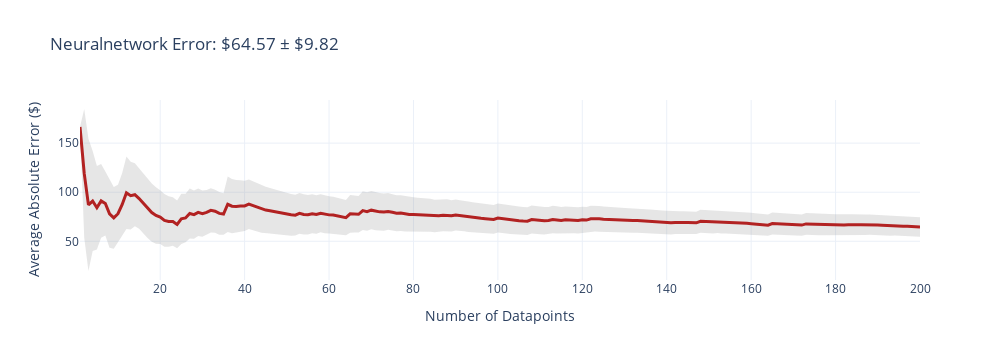
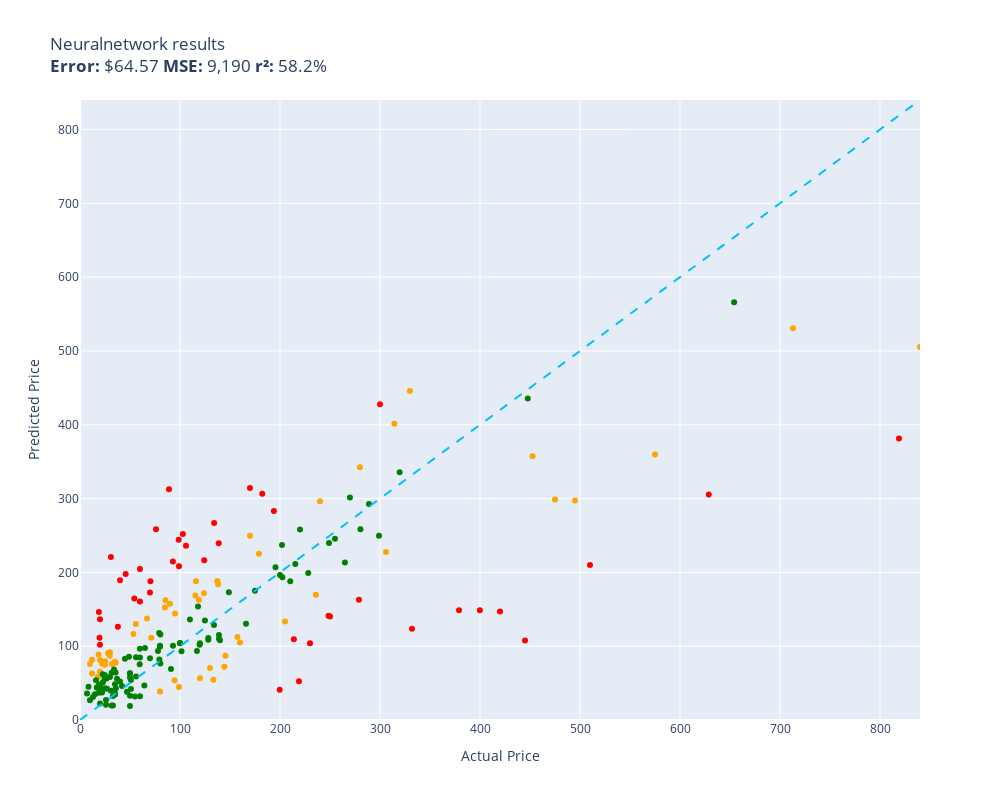

Notebook code cell kept with these figures, in order:
### Code cell
evaluate(neuralnetwork, test)

### Figure 1 — Plotly figure (JSON) as saved in the notebook; plotly's stock layout.template omitted (floating-point values rounded to 4 significant figures; data arrays with more than 128 entries replaced by an {"elided": "..."} marker saying what was removed)
{"data": [{"fill": "toself", "fillcolor": "rgba(128,128,128,0.2)", "hoverinfo": "skip", "line": {"color": "rgba(255,255,255,0)"}, "name": "95% CI", "showlegend": false, "type": "scatter", "x": {"elided": "400 int values"}, "y": {"elided": "400 float values"}}, {"customdata": {"elided": "200x1 float values"}, "hovertemplate": "n=%{x}<br>Avg Error=$%{y:,.2f}<br>±95% CI=$%{customdata[0]:,.2f}<extra></extra>", "line": {"color": "firebrick", "width": 3}, "mode": "lines", "name": "Cumulative Avg Error", "type": "scatter", "x": {"elided": "200 int values"}, "y": {"elided": "200 float values"}}], "layout": {"height": 360, "showlegend": false, "title": {"text": "Neuralnetwork Error: $64.57 ± $9.82"}, "width": 1000, "xaxis": {"title": {"text": "Number of Datapoints"}}, "yaxis": {"title": {"text": "Average Absolute Error ($)"}}}}

### Figure 2 — Plotly figure (JSON) as saved in the notebook; plotly's stock layout.template omitted (floating-point values rounded to 4 significant figures)
{"data": [{"customdata": [["Old Blood Noise Excess V2 Distortion Cho...\nGuess=$52.47 Actual=$219.00"], ["EXMAX NG-10X Fresnel Lens Focusing Adapt...\nGuess=$172.58 Actual=$69.98"], ["RBC12-UPC Replacement Battery Cartridge ...\nGuess=$104.07 Actual=$229.99"], ["Metabo HPT 36V MultiVolt™ Cordless Rotar...\nGuess=$148.54 Actual=$379.00"], ["Innovative Percussion CB-6 Chamois Bass ...\nGuess=$164.44 Actual=$54.32"], ["Bam Trekking 3027SB Single Black Clarine...\nGuess=$123.60 Actual=$332.00"], ["Aolemi Oil Rubbed Bronze Single Function...\nGuess=$244.20 Actual=$98.65"], ["10GBase-LR SFP+ Transceiver, Handar 10GB...\nGuess=$136.47 Actual=$19.99"], ["Deco Mount Pro Tripod Microphone Stand w...\nGuess=$204.74 Actual=$59.95"], ["Canon EOS Rebel T7 Digital SLR Camera wi...\nGuess=$381.51 Actual=$819.00"], ["Travelpro Platinum Elite Slim Business L...\nGuess=$109.48 Actual=$213.83"], ["Southwire 120V/15A Right Angle User Atta...\nGuess=$126.25 Actual=$37.87"], ["JRready ST6313 DT Deutsch Connector Kit,...\nGuess=$41.08 Actual=$199.68"], ["Diversitech WG840585 Motor, (Ddb) 1/3Hp,...\nGuess=$266.90 Actual=$134.12"], ["MC: Pindicator (Dual Intensity Amber)\nGuess=$189.42 Actual=$40.00"], ["Poison Spyder 10-08-020 Rocker Knocker\nGuess=$305.45 Actual=$628.76"], ["Lighted Triangle Mirror Cabinet Bathroom...\nGuess=$107.78 Actual=$445.00"], ["BESTILL Wall Mounted Shower Faucet Set, ...\nGuess=$258.48 Actual=$76.00"], ["Engine Thermostat, Replace 19301-PAA-306...\nGuess=$146.42 Actual=$18.89"], ["Dell Optiplex 390 Desktop Computer i3 3....\nGuess=$216.42 Actual=$124.27"], ["LEGO Marvel Avengers War Machine Buster ...\nGuess=$160.61 Actual=$59.95"], ["ANZO USA 111207 GMC SIERRA 99-06 / YUKON...\nGuess=$306.54 Actual=$182.28"], ["KOHLER K-1185540-CP Assembly-Slider\nGuess=$197.90 Actual=$45.67"], ["Canon Sure Shot 90u 35mm Date Camera\nGuess=$148.85 Actual=$399.89"], ["Wilkinson LOW GAUSS Vintage Tone Strat S...\nGuess=$220.91 Actual=$30.93"], ["Ibanez M510OVS Acoustic Mandolin in Vint...\nGuess=$314.16 Actual=$169.99"], ["Chalkboard Name Badges with Magnetic Bac...\nGuess=$102.07 Actual=$19.95"], ["GENUINE VOLVO THERMOSTAT (3.0, 3.2) S60 ...\nGuess=$252.07 Actual=$102.85"], ["CradlePoint Compact Broadband Router (CB...\nGuess=$312.67 Actual=$89.00"], ["Pyle Wireless Rear View Backup Camera - ...\nGuess=$188.11 Actual=$70.45"], ["Auertech Portable Washing Machine, 14lbs...\nGuess=$208.30 Actual=$98.99"], ["Music Hall pa15.3 MM/MC Phono Preamplifi...\nGuess=$140.10 Actual=$250.00"], ["Lorell Bell Chair Glide, 2.5\", Black\nGuess=$111.58 Actual=$19.50"], ["4 Inches Rolled Muffler Tip Catback Exha...\nGuess=$283.32 Actual=$193.88"], ["Competition Clutch Disc and Pressure Pla...\nGuess=$209.96 Actual=$510.00"], ["KUNFINE Android Radio CarPlay & Android ...\nGuess=$236.15 Actual=$106.00"], ["VIPMOTOZ Sequential Turn Signal Premium ...\nGuess=$162.91 Actual=$278.94"], ["Pacific Drums PDCM1618TTRB 16 x 18 Inche...\nGuess=$146.97 Actual=$419.99"], ["Blanco 230966 Valea Stainless Steel Sink...\nGuess=$214.58 Actual=$92.88"], ["HP Laserjet 2100 Laser Printer W/Test Pr...\nGuess=$427.78 Actual=$299.98"], ["PowerSport Front Rear Brakes and Rotors ...\nGuess=$141.20 Actual=$248.51"], ["Garmin 010-12402-10 GT15M-TM Transom-Mou...\nGuess=$239.31 Actual=$138.74"]], "hovertemplate": "%{customdata[0]}<extra></extra>", "legendgroup": "red", "marker": {"color": "red", "size": 6, "symbol": "circle"}, "mode": "markers", "name": "red", "orientation": "v", "showlegend": true, "type": "scatter", "x": [219.0, 69.98, 230.0, 379.0, 54.32, 332.0, 98.65, 19.99, 59.95, 819.0, 213.8, 37.87, 199.7, 134.1, 40.0, 628.8, 445.0, 76.0, 18.89, 124.3, 59.95, 182.3, 45.67, 399.9, 30.93, 170.0, 19.95, 102.8, 89.0, 70.45, 98.99, 250.0, 19.5, 193.9, 510.0, 106.0, 278.9, 420.0, 92.88, 300.0, 248.5, 138.7], "xaxis": "x", "y": [52.47, 172.6, 104.1, 148.5, 164.4, 123.6, 244.2, 136.5, 204.7, 381.5, 109.5, 126.2, 41.08, 266.9, 189.4, 305.5, 107.8, 258.5, 146.4, 216.4, 160.6, 306.5, 197.9, 148.8, 220.9, 314.2, 102.1, 252.1, 312.7, 188.1, 208.3, 140.1, 111.6, 283.3, 210.0, 236.1, 162.9, 147.0, 214.6, 427.8, 141.2, 239.3], "yaxis": "y"}, {"customdata": [["telpo Headlight Assembly Fit For 15 Camr...\nGuess=$187.86 Actual=$115.99"], ["Stand for Raven Pro Document Scanner - P...\nGuess=$87.00 Actual=$29.85"], ["SuppliesOutlet Compatible Toner Cartridg...\nGuess=$72.05 Actual=$144.29"], ["8544771 Dryer Heating Element, 279816 Th...\nGuess=$77.51 Actual=$35.74"], ["Pump Head TBVECHI 175PSI 4KW 5.5HP 21CFM...\nGuess=$445.77 Actual=$329.90"], ["Bam France 2002XL Contoured Hightech Bla...\nGuess=$530.77 Actual=$713.00"], ["46mm Digital Pro High-Resolution Close-U...\nGuess=$81.18 Actual=$19.99"], ["PEMP E65 E66 CDC Simulate Optical Fiber ...\nGuess=$162.46 Actual=$119.00"], ["CORSAIR Dominator Platinum RGB 32GB (2x1...\nGuess=$171.69 Actual=$124.00"], ["HK SYSTEMS 13\" Heavy Duty Black \"Push\" O...\nGuess=$152.45 Actual=$84.95"], ["DEWALT 20V MAX* XR Impact Driver with Bl...\nGuess=$357.45 Actual=$452.53"], ["Mini PC, Kinupute Desktop Computer E3-12...\nGuess=$297.34 Actual=$495.00"], ["June Garden 12\" Sweet Dolly Charlotte - ...\nGuess=$65.26 Actual=$19.99"], ["Clementoni 39132.5 Jigsaw Puzzle 1,000 P...\nGuess=$38.48 Actual=$79.95"], ["GanFindX Portable Car Hand Controls for ...\nGuess=$104.99 Actual=$159.90"], ["Scranton & Co 3 Drawer Mobile File Cabin...\nGuess=$168.75 Actual=$115.35"], ["Task T24287 Roman Ogee Router Bit with 1...\nGuess=$129.98 Actual=$55.88"], ["DALDED LED Light Kit for Lego Sonic Gree...\nGuess=$74.97 Actual=$24.99"], ["152MM Hole Saws M42 Bi-Metal High Speed ...\nGuess=$58.62 Actual=$17.99"], ["Wenger City Upgrade Laptop Backpack with...\nGuess=$87.02 Actual=$145.42"], ["3D Tree Hole Branches 075 Stair Risers D...\nGuess=$70.45 Actual=$129.99"], ["KOHLER 18865-CP Filtered Water Faucet, P...\nGuess=$298.66 Actual=$475.00"], ["Projector, CRAZVIEW Projector with WiFi ...\nGuess=$116.67 Actual=$53.40"], ["Laisomeke Waterproof Junction Box, Unive...\nGuess=$62.95 Actual=$11.99"], ["Sumerain S1339CM Double Handle Widesprea...\nGuess=$169.85 Actual=$235.86"], ["DIMARZIO 204284 DP 163FBK Blues Bucker G...\nGuess=$157.40 Actual=$89.99"], ["VLAND LED Smoked Taillights Compatible F...\nGuess=$296.38 Actual=$239.99"], ["Trail Gear Twin Stick Kit for Top Shift ...\nGuess=$342.47 Actual=$279.92"], ["Neporal Full Spectrum Light Bulb, 6000K ...\nGuess=$88.70 Actual=$18.59"], ["Pidoko Kids Train Table, Grey with 90 Pc...\nGuess=$56.70 Actual=$119.97"], ["Satco S9596, 4 Count (Pack of 1), 4.18\nGuess=$81.51 Actual=$12.00"], ["Ceramic Talavera Mexican Tile 4x4\", 9 Pi...\nGuess=$91.65 Actual=$29.95"], ["Marvel Legends Series X-Men 6-Inch Archa...\nGuess=$44.57 Actual=$98.95"], ["Kingston Brass KS269SN Kingston Clawfoot...\nGuess=$227.72 Actual=$305.99"], ["Trim Kit for 2-handle Shower & Tub Valve...\nGuess=$144.40 Actual=$94.99"], ["Grey Pneumatic 1311SD Impact Socket Set\nGuess=$112.60 Actual=$157.43"], ["Walker Exhaust Ultra EPA 16478 Direct Fi...\nGuess=$359.73 Actual=$574.99"], ["Royal Designs, Inc. Decorative Abundant ...\nGuess=$79.66 Actual=$24.95"], ["AC Compressor & A/C Kit For BMW 335i 335...\nGuess=$401.51 Actual=$314.41"], ["18 Inch White Undermount Kitchen Sink - ...\nGuess=$225.07 Actual=$179.00"], ["Amana Tool - SC587 Carbide Tipped 3-Wing...\nGuess=$111.47 Actual=$71.23"], ["Evan Fischer Radiator Cooling Fan Assemb...\nGuess=$188.45 Actual=$137.34"], ["ECCPP Power Steering Pump for 2009-2010 ...\nGuess=$162.25 Actual=$85.48"], ["SP Air Corporation SP-8102BU 1/4-Inch He...\nGuess=$133.34 Actual=$204.99"], ["ASUS VY279HE-W 27” 1080P Monitor - White...\nGuess=$183.79 Actual=$138.10"], ["CTLAMP XL-2100 Professional Quality XL-2...\nGuess=$75.93 Actual=$32.00"], ["Dell XPS 13 9343-2727SLV 13.3\" Full HD S...\nGuess=$505.32 Actual=$839.99"], ["Replacement Remote Control fit for Sony ...\nGuess=$75.88 Actual=$9.99"], ["Glovion Music Stand Light, Clip On Piano...\nGuess=$90.35 Actual=$27.99"], ["Intex River Run Connect Lounge (Four)\nGuess=$53.89 Actual=$94.49"], ["VTech Strum and Jam Kidi Musical Guitar ...\nGuess=$76.51 Actual=$21.99"], ["Targus CityGear Durable Backpack, Black,...\nGuess=$54.53 Actual=$133.43"], ["KZ ZS10 Pro in Ear Monitor Headphone KZ ...\nGuess=$137.48 Actual=$66.99"], ["Jada Toys Ryan's World Combo Panda Airli...\nGuess=$79.06 Actual=$34.94"], ["Xiaomi Redmi 10 2022 NFC 4G LTE (128GB +...\nGuess=$249.62 Actual=$169.99"]], "hovertemplate": "%{customdata[0]}<extra></extra>", "legendgroup": "orange", "marker": {"color": "orange", "size": 6, "symbol": "circle"}, "mode": "markers", "name": "orange", "orientation": "v", "showlegend": true, "type": "scatter", "x": [116.0, 29.85, 144.3, 35.74, 329.9, 713.0, 19.99, 119.0, 124.0, 84.95, 452.5, 495.0, 19.99, 79.95, 159.9, 115.3, 55.88, 24.99, 17.99, 145.4, 130.0, 475.0, 53.4, 11.99, 235.9, 89.99, 240.0, 279.9, 18.59, 120.0, 12.0, 29.95, 98.95, 306.0, 94.99, 157.4, 575.0, 24.95, 314.4, 179.0, 71.23, 137.3, 85.48, 205.0, 138.1, 32.0, 840.0, 9.99, 27.99, 94.49, 21.99, 133.4, 66.99, 34.94, 170.0], "xaxis": "x", "y": [187.9, 87.0, 72.05, 77.51, 445.8, 530.8, 81.18, 162.5, 171.7, 152.4, 357.5, 297.3, 65.26, 38.48, 105.0, 168.7, 130.0, 74.97, 58.62, 87.02, 70.45, 298.7, 116.7, 62.95, 169.9, 157.4, 296.4, 342.5, 88.7, 56.7, 81.51, 91.65, 44.57, 227.7, 144.4, 112.6, 359.7, 79.66, 401.5, 225.1, 111.5, 188.5, 162.3, 133.3, 183.8, 75.93, 505.3, 75.88, 90.35, 53.89, 76.51, 54.53, 137.5, 79.06, 249.6], "yaxis": "y"}, {"customdata": [["NewPower99 Battery Kit for Samsung Galax...\nGuess=$31.92 Actual=$54.95"], ["ACDelco GM Original Equipment FW339 Fron...\nGuess=$211.23 Actual=$215.33"], ["Panasonic KX-TG6511B DECT 6.0 PLUS Expan...\nGuess=$117.72 Actual=$79.20"], ["LOVE MEI Galaxy S10 Lite Case, Military ...\nGuess=$19.58 Actual=$32.98"], ["GJY Portable TV,10.6 inch Mini TV for AT...\nGuess=$82.08 Actual=$79.36"], ["LD Products Compatible Toner Cartridge R...\nGuess=$57.56 Actual=$49.98"], ["APS iBoard 6-inch Aluminum (Black Powder...\nGuess=$187.92 Actual=$210.23"], ["Intermatic PX300 12V 300W Transformer wi...\nGuess=$128.65 Actual=$134.00"], ["SKB iSeries 3i-13096-6KP Case for BlackM...\nGuess=$175.20 Actual=$174.99"], ["KOMPUTERBAY 4GB 2X 2GB DDR2 1066MHz PC2-...\nGuess=$76.41 Actual=$80.34"], ["Evergreen HSHB2005 Cylinder Head Gasket ...\nGuess=$75.70 Actual=$59.69"], ["15\" Locking Shower Head Extension Arm in...\nGuess=$100.73 Actual=$79.95"], ["Mylites+ Standard Comic Book Mylar Sleev...\nGuess=$48.46 Actual=$34.99"], ["Tidal Front + Rear Fender Flares 4PC Poc...\nGuess=$245.40 Actual=$254.99"], ["Dakota Alert MURS Alert Probe Sensor - M...\nGuess=$258.03 Actual=$219.99"], ["Baseball Backpacks Large 18 Inch Bookbag...\nGuess=$63.94 Actual=$31.77"], ["AUTOFREE LED Tail Lights Assembly Compat...\nGuess=$237.15 Actual=$201.99"], ["Adams Check Payment and Deposit Register...\nGuess=$64.44 Actual=$35.49"], ["Fjallraven, Kanken Laptop 15\" Backpack f...\nGuess=$102.12 Actual=$119.65"], ["Retevis RT68 Soft Earhook Walkie Talkie ...\nGuess=$35.99 Actual=$6.99"], ["Evan-Fischer Front Bumper Cover Compatib...\nGuess=$193.28 Actual=$202.38"], ["Webcem Solar Shed Light Outdoor Indoor, ...\nGuess=$93.36 Actual=$77.96"], ["Festool 492370 Platin 2 S1000 Grit 6-Inc...\nGuess=$69.09 Actual=$91.00"], ["Western Digital Enterprise RE4-GP 2TB SA...\nGuess=$136.05 Actual=$109.95"], ["PM Auto Front Right Quick Complete Strut...\nGuess=$134.67 Actual=$124.94"], ["Tablet PC Cover Compatible with Lenovo T...\nGuess=$19.78 Actual=$31.61"], ["Miyaya@ Funny Animal Masks Collection fo...\nGuess=$44.48 Actual=$16.99"], ["Ultra Duster Canned Air Net 10 Oz 6-Pack\nGuess=$63.07 Actual=$49.90"], ["Beck/Arnley 0421945 Air Filter\nGuess=$43.18 Actual=$35.87"], ["IQShield Screen Protector Compatible wit...\nGuess=$26.91 Actual=$9.95"], ["Liberty Imports 12 Pack: US Military Toy...\nGuess=$43.71 Actual=$16.98"], ["Intrepid International Dressage Letters-...\nGuess=$42.25 Actual=$26.99"], ["EMART Photography C Stand with Boom Arm,...\nGuess=$103.88 Actual=$119.99"], ["KUNN Small Electrician Tool Pouch Utilit...\nGuess=$37.26 Actual=$21.99"], ["iPhone 12/12 Pro Nicaragua Guardabarranc...\nGuess=$22.39 Actual=$19.97"], ["Replacement Remote Control for PANASONIC...\nGuess=$36.12 Actual=$34.95"], ["KS K-STORM Replacement Silicone Mushroom...\nGuess=$44.95 Actual=$8.50"], ["Pioneer 2AM401-BN Two Handle Kitchen Fau...\nGuess=$199.25 Actual=$228.22"], ["LSSAGOON Backpack for Women Teen Kids Gi...\nGuess=$68.44 Actual=$33.99"], ["Aeromotive 13304 Regulator, X1 Adjustabl...\nGuess=$301.52 Actual=$269.95"], ["4LT LUMINETTE Vanity Opal GLS BSN\nGuess=$103.85 Actual=$99.99"], ["4pc Wheel Spacers Adapters 4\" (2inch Per...\nGuess=$93.47 Actual=$116.95"], ["GE RPWF SmartWater Comparable Refrigerat...\nGuess=$55.98 Actual=$36.99"], ["Urth 62mm UV, Circular Polarizing (CPL),...\nGuess=$110.10 Actual=$139.00"], ["MGP Caliper Covers 39011SACURD Red Powde...\nGuess=$239.95 Actual=$249.00"], ["LSI Broadcom SAS 9300-8i 8-port 12Gb/s S...\nGuess=$153.84 Actual=$118.00"], ["NewFantasia Replacement Audio Cable with...\nGuess=$39.70 Actual=$31.00"], ["Mikrotik RB3011UIAS-RM RouterBOARD 10xGi...\nGuess=$249.70 Actual=$299.00"], ["MONOCARBON Forged Carbon Fiber Case for ...\nGuess=$32.03 Actual=$59.99"], ["DuraGo 29515020 Front Hub Assembly\nGuess=$108.75 Actual=$128.34"], ["MXR Carbon Copy Deluxe Analog Delay Guit...\nGuess=$207.02 Actual=$195.50"], ["Berta (6 Pieces) 1-1/4 inch Overlay, 90 ...\nGuess=$55.92 Actual=$24.66"], ["Linkloos Solar Street Lights Outdoor Wat...\nGuess=$84.92 Actual=$55.99"], ["USB Charger, CIVIE High Speed 60W Multip...\nGuess=$53.83 Actual=$15.99"], ["Cardone 84-58642 New HEI Electronic Dist...\nGuess=$130.49 Actual=$165.99"], ["Universal Power Group 12V 100Ah Sealed L...\nGuess=$196.43 Actual=$199.99"], ["Hp Pavilion P7-1257c Motherboard Aahd3-h...\nGuess=$96.64 Actual=$59.86"], ["Kastar Battery Pack Replacement for Sony...\nGuess=$47.50 Actual=$19.99"], ["New Replacement seat cover fits Yamaha M...\nGuess=$115.22 Actual=$138.95"], ["AZX Stylus Pencil for Apple iPad Pro 202...\nGuess=$58.13 Actual=$29.99"], ["UPR Mach 1 Chin Spoiler Fits 94-98 Musta...\nGuess=$97.49 Actual=$64.99"], ["Raspberry Pi 3 Model B+ Aluminum Case Me...\nGuess=$34.78 Actual=$14.99"], ["Skullcandy Hesh Evo Bluetooth Headphones...\nGuess=$83.79 Actual=$69.99"], ["ROHL WSGUM3018WH Wire Sink Grids, White\nGuess=$111.04 Actual=$128.28"], ["LCD Screen for Dell Inspiron 17R 17.3\" H...\nGuess=$46.72 Actual=$64.37"], ["Diversitech UC2436-3 Ultralite Condenser...\nGuess=$115.86 Actual=$80.39"], ["200 ' feet True 14 Gauge AWG CCA Speaker...\nGuess=$82.86 Actual=$44.95"], ["APS iBoard (304 Stainless Steel Polished...\nGuess=$213.38 Actual=$264.95"], ["200 Couples Conversation Cards - Enjoy B...\nGuess=$32.56 Actual=$32.97"], ["The Puppet Company - Carpet-Unicorn, Whi...\nGuess=$36.87 Actual=$19.00"], ["KYX Racing Hardened Steel Center Drive S...\nGuess=$38.41 Actual=$46.99"], ["StonKraft Brass Chess Board Game Set wit...\nGuess=$107.96 Actual=$140.00"], ["Baumgartens Sicurix Blank PVC ID Cards (...\nGuess=$48.05 Actual=$19.11"], ["A-Premium Front Suspension Steering Knuc...\nGuess=$85.86 Actual=$48.99"], ["OEM Samsung Remote Control Shipped with ...\nGuess=$58.80 Actual=$56.00"], ["Venom Power Terra Hunter R/T+ R/T All-Te...\nGuess=$335.56 Actual=$319.65"], ["Custom Engagement Logo Desk Embosser Sea...\nGuess=$32.87 Actual=$49.95"], ["Audio Techinca ATW-T1002 System 10 Handh...\nGuess=$292.49 Actual=$289.00"], ["520 Pieces Christmas Envelope Seal Stick...\nGuess=$20.55 Actual=$25.99"], ["LD Compatible Ink Cartridge Replacement ...\nGuess=$46.08 Actual=$41.99"], ["BestPricedDecals Wine A BIT, You'll Feel...\nGuess=$31.23 Actual=$12.98"], ["VATOS 4 Packs Bubble Machine Gun for Kid...\nGuess=$50.98 Actual=$22.88"], ["Steering Wheel, Carbon Fiber Automotive ...\nGuess=$435.65 Actual=$447.74"], ["BXYJY for Samsung Galaxy Z Fold 3 Case w...\nGuess=$18.97 Actual=$49.99"], ["VONADO Space Wars Colonial Viper MK1 Bui...\nGuess=$52.05 Actual=$39.99"], ["Disney Princess Sparkling Princess Sleep...\nGuess=$60.63 Actual=$24.95"], ["sabermaster TCG Playmat yugioh playmat T...\nGuess=$40.99 Actual=$21.99"], ["Star Wars Die-Cast Metal TITANIUM Series...\nGuess=$61.96 Actual=$22.70"], ["DuraGo BR5330 Front Vented Disc Brake Ro...\nGuess=$93.18 Actual=$101.51"], ["Vinyl Soft Top Roll-up Adjustable Truck ...\nGuess=$173.03 Actual=$148.88"], ["Samsung DA97-07603B Freezer Ice Maker As...\nGuess=$100.64 Actual=$93.02"], ["Empava 24\" Single Wall Ovens 10 Cooking ...\nGuess=$565.98 Actual=$654.14"], ["Think Gizmos Build Your Own Robot Toys f...\nGuess=$42.91 Actual=$24.95"], ["Viola Bow 4/4 Full Size Carbon Fiber (Bl...\nGuess=$63.30 Actual=$49.99"], ["Fender Hendrix Voodoo Child Coiled Instr...\nGuess=$84.75 Actual=$59.99"], ["W11130208 W10695459 Refrigerator LED Mod...\nGuess=$56.34 Actual=$26.59"], ["Pyle 2x120 Watt Home Audio Speaker Power...\nGuess=$54.06 Actual=$50.92"], ["STICKGOO Peel and Stick Backsplash for K...\nGuess=$34.71 Actual=$34.99"], ["Fitness Center Gym Room Weight Train Dua...\nGuess=$104.30 Actual=$99.99"], ["MonMount Triple Monitor Stand Freestandi...\nGuess=$99.34 Actual=$79.99"], ["For Volvo C70 S70 V70 V40 S40 AC Compres...\nGuess=$258.50 Actual=$280.41"], ["Refresh NSF-53 Premium Replacement Refri...\nGuess=$41.83 Actual=$50.99"], ["NICKSTON Red Sparkling Glitter Slim Band...\nGuess=$27.07 Actual=$25.99"]], "hovertemplate": "%{customdata[0]}<extra></extra>", "legendgroup": "green", "marker": {"color": "green", "size": 6, "symbol": "circle"}, "mode": "markers", "name": "green", "orientation": "v", "showlegend": true, "type": "scatter", "x": [54.95, 215.3, 79.2, 32.98, 79.36, 49.98, 210.2, 134.0, 175.0, 80.34, 59.69, 79.95, 34.99, 255.0, 220.0, 31.77, 202.0, 35.49, 119.7, 6.99, 202.4, 77.96, 91.0, 110.0, 124.9, 31.61, 16.99, 49.9, 35.87, 9.95, 16.98, 26.99, 120.0, 21.99, 19.97, 34.95, 8.5, 228.2, 33.99, 269.9, 99.99, 117.0, 36.99, 139.0, 249.0, 118.0, 31.0, 299.0, 59.99, 128.3, 195.5, 24.66, 55.99, 15.99, 166.0, 200.0, 59.86, 19.99, 138.9, 29.99, 64.99, 14.99, 69.99, 128.3, 64.37, 80.39, 44.95, 264.9, 32.97, 19.0, 46.99, 140.0, 19.11, 48.99, 56.0, 319.6, 49.95, 289.0, 25.99, 41.99, 12.98, 22.88, 447.7, 49.99, 39.99, 24.95, 21.99, 22.7, 101.5, 148.9, 93.02, 654.1, 24.95, 49.99, 59.99, 26.59, 50.92, 34.99, 99.99, 79.99, 280.4, 50.99, 25.99], "xaxis": "x", "y": [31.92, 211.2, 117.7, 19.58, 82.08, 57.56, 187.9, 128.6, 175.2, 76.41, 75.7, 100.7, 48.46, 245.4, 258.0, 63.94, 237.2, 64.44, 102.1, 35.99, 193.3, 93.36, 69.09, 136.0, 134.7, 19.78, 44.48, 63.07, 43.18, 26.91, 43.71, 42.25, 103.9, 37.26, 22.39, 36.12, 44.95, 199.3, 68.44, 301.5, 103.9, 93.47, 55.98, 110.1, 239.9, 153.8, 39.7, 249.7, 32.03, 108.7, 207.0, 55.92, 84.92, 53.83, 130.5, 196.4, 96.64, 47.5, 115.2, 58.13, 97.49, 34.78, 83.79, 111.0, 46.72, 115.9, 82.86, 213.4, 32.56, 36.87, 38.41, 108.0, 48.05, 85.86, 58.8, 335.6, 32.87, 292.5, 20.55, 46.08, 31.23, 50.98, 435.7, 18.97, 52.05, 60.63, 40.99, 61.96, 93.18, 173.0, 100.6, 566.0, 42.91, 63.3, 84.75, 56.34, 54.06, 34.71, 104.3, 99.34, 258.5, 41.83, 27.07], "yaxis": "y"}, {"hoverinfo": "skip", "line": {"color": "deepskyblue", "dash": "dash", "width": 2}, "mode": "lines", "name": "y = x", "showlegend": false, "type": "scatter", "x": [0, 840.0], "y": [0, 840.0]}], "layout": {"height": 800, "legend": {"title": {"text": "color"}, "tracegroupgap": 0}, "showlegend": false, "title": {"text": "Neuralnetwork results<br><b>Error:</b> $64.57 <b>MSE:</b> 9,190 <b>r²:</b> 58.2%"}, "width": 1000, "xaxis": {"anchor": "y", "domain": [0, 1], "range": [0, 840.0], "title": {"text": "Actual Price"}}, "yaxis": {"anchor": "x", "domain": [0, 1], "range": [0, 840.0], "title": {"text": "Predicted Price"}}}}
